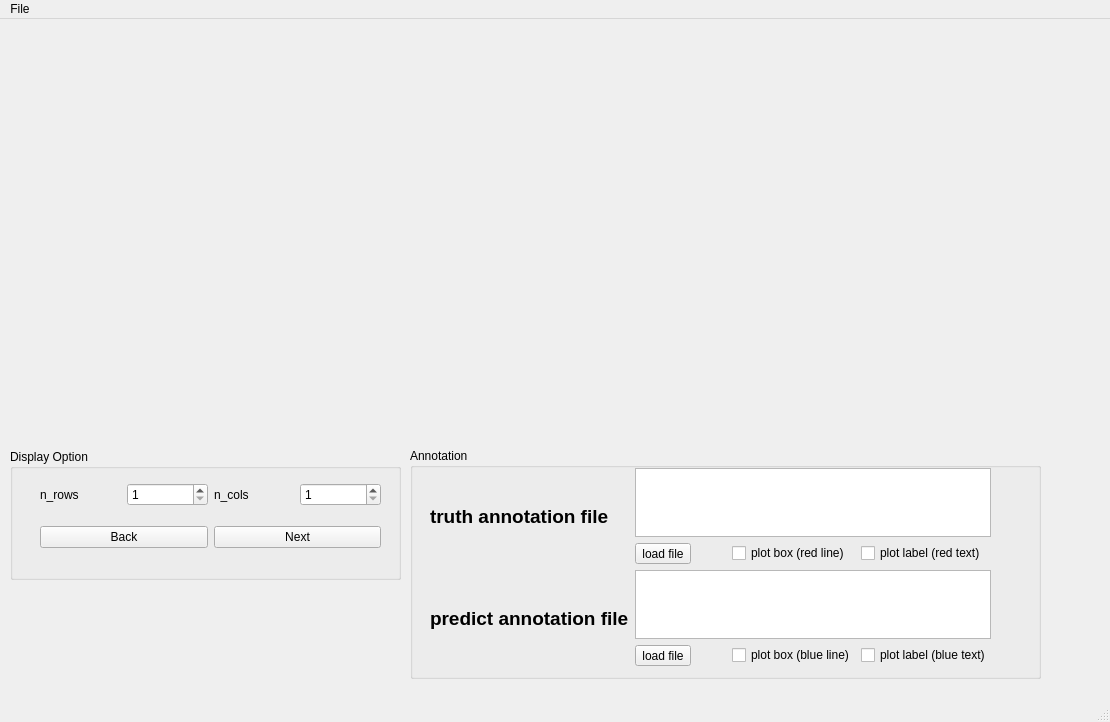
<?xml version="1.0" encoding="UTF-8"?>
<ui version="4.0">
 <class>MainWindow</class>
 <widget class="QMainWindow" name="MainWindow">
  <property name="geometry">
   <rect>
    <x>0</x>
    <y>0</y>
    <width>1110</width>
    <height>722</height>
   </rect>
  </property>
  <property name="windowTitle">
   <string>MainWindow</string>
  </property>
  <widget class="QWidget" name="centralwidget">
   <widget class="QWidget" name="gridLayoutWidget">
    <property name="geometry">
     <rect>
      <x>0</x>
      <y>0</y>
      <width>1081</width>
      <height>421</height>
     </rect>
    </property>
    <layout class="QGridLayout" name="display_layout"/>
   </widget>
   <widget class="QGroupBox" name="groupBox">
    <property name="geometry">
     <rect>
      <x>410</x>
      <y>429</y>
      <width>631</width>
      <height>231</height>
     </rect>
    </property>
    <property name="title">
     <string>Annotation</string>
    </property>
    <widget class="QWidget" name="gridLayoutWidget_3">
     <property name="geometry">
      <rect>
       <x>20</x>
       <y>20</y>
       <width>561</width>
       <height>198</height>
      </rect>
     </property>
     <layout class="QGridLayout" name="gridLayout">
      <item row="2" column="0" rowspan="2">
       <widget class="QLabel" name="label_4">
        <property name="font">
         <font>
          <pointsize>14</pointsize>
          <weight>75</weight>
          <bold>true</bold>
         </font>
        </property>
        <property name="text">
         <string>predict annotation file</string>
        </property>
       </widget>
      </item>
      <item row="0" column="0" rowspan="2">
       <widget class="QLabel" name="label_3">
        <property name="font">
         <font>
          <pointsize>14</pointsize>
          <weight>75</weight>
          <bold>true</bold>
         </font>
        </property>
        <property name="text">
         <string>truth annotation file</string>
        </property>
       </widget>
      </item>
      <item row="1" column="1" colspan="3">
       <widget class="QToolButton" name="tb_truth_ann">
        <property name="text">
         <string>load file</string>
        </property>
       </widget>
      </item>
      <item row="1" column="4">
       <widget class="QCheckBox" name="cb_plot_truth_box">
        <property name="text">
         <string>plot box (red line)</string>
        </property>
       </widget>
      </item>
      <item row="1" column="5">
       <widget class="QCheckBox" name="checkBox_3">
        <property name="text">
         <string>plot label (red text)</string>
        </property>
       </widget>
      </item>
      <item row="0" column="1" colspan="5">
       <widget class="QTextEdit" name="te_truth_ann">
        <property name="readOnly">
         <bool>true</bool>
        </property>
       </widget>
      </item>
      <item row="3" column="4">
       <widget class="QCheckBox" name="cb_plot_predict_box">
        <property name="text">
         <string>plot box (blue line)</string>
        </property>
       </widget>
      </item>
      <item row="3" column="5">
       <widget class="QCheckBox" name="checkBox_4">
        <property name="text">
         <string>plot label (blue text)</string>
        </property>
       </widget>
      </item>
      <item row="2" column="1" colspan="5">
       <widget class="QTextEdit" name="te_predict_ann">
        <property name="readOnly">
         <bool>true</bool>
        </property>
       </widget>
      </item>
      <item row="3" column="1" colspan="3">
       <widget class="QToolButton" name="tb_predict_ann">
        <property name="text">
         <string>load file</string>
        </property>
       </widget>
      </item>
     </layout>
    </widget>
   </widget>
   <widget class="QGroupBox" name="groupBox_2">
    <property name="geometry">
     <rect>
      <x>10</x>
      <y>430</y>
      <width>391</width>
      <height>131</height>
     </rect>
    </property>
    <property name="title">
     <string>Display Option</string>
    </property>
    <widget class="QWidget" name="gridLayoutWidget_2">
     <property name="geometry">
      <rect>
       <x>30</x>
       <y>20</y>
       <width>341</width>
       <height>95</height>
      </rect>
     </property>
     <layout class="QGridLayout" name="input_layout">
      <item row="1" column="1">
       <widget class="QSpinBox" name="sp_n_rows">
        <property name="minimum">
         <number>1</number>
        </property>
        <property name="maximum">
         <number>20</number>
        </property>
       </widget>
      </item>
      <item row="1" column="0">
       <widget class="QLabel" name="label">
        <property name="text">
         <string>n_rows</string>
        </property>
       </widget>
      </item>
      <item row="1" column="3">
       <widget class="QSpinBox" name="sp_n_cols">
        <property name="minimum">
         <number>1</number>
        </property>
        <property name="maximum">
         <number>20</number>
        </property>
       </widget>
      </item>
      <item row="2" column="0" colspan="2">
       <widget class="QPushButton" name="btn_back">
        <property name="text">
         <string>Back</string>
        </property>
       </widget>
      </item>
      <item row="1" column="2">
       <widget class="QLabel" name="label_2">
        <property name="text">
         <string>n_cols</string>
        </property>
       </widget>
      </item>
      <item row="2" column="2" colspan="2">
       <widget class="QPushButton" name="btn_next">
        <property name="text">
         <string>Next</string>
        </property>
       </widget>
      </item>
     </layout>
    </widget>
   </widget>
  </widget>
  <widget class="QMenuBar" name="menubar">
   <property name="geometry">
    <rect>
     <x>0</x>
     <y>0</y>
     <width>1110</width>
     <height>21</height>
    </rect>
   </property>
   <widget class="QMenu" name="menuFile">
    <property name="title">
     <string>File</string>
    </property>
    <addaction name="actionLoad_images"/>
   </widget>
   <addaction name="menuFile"/>
  </widget>
  <widget class="QStatusBar" name="statusbar"/>
  <action name="actionLoad_images">
   <property name="text">
    <string>Load images</string>
   </property>
  </action>
 </widget>
 <resources/>
 <connections/>
</ui>
